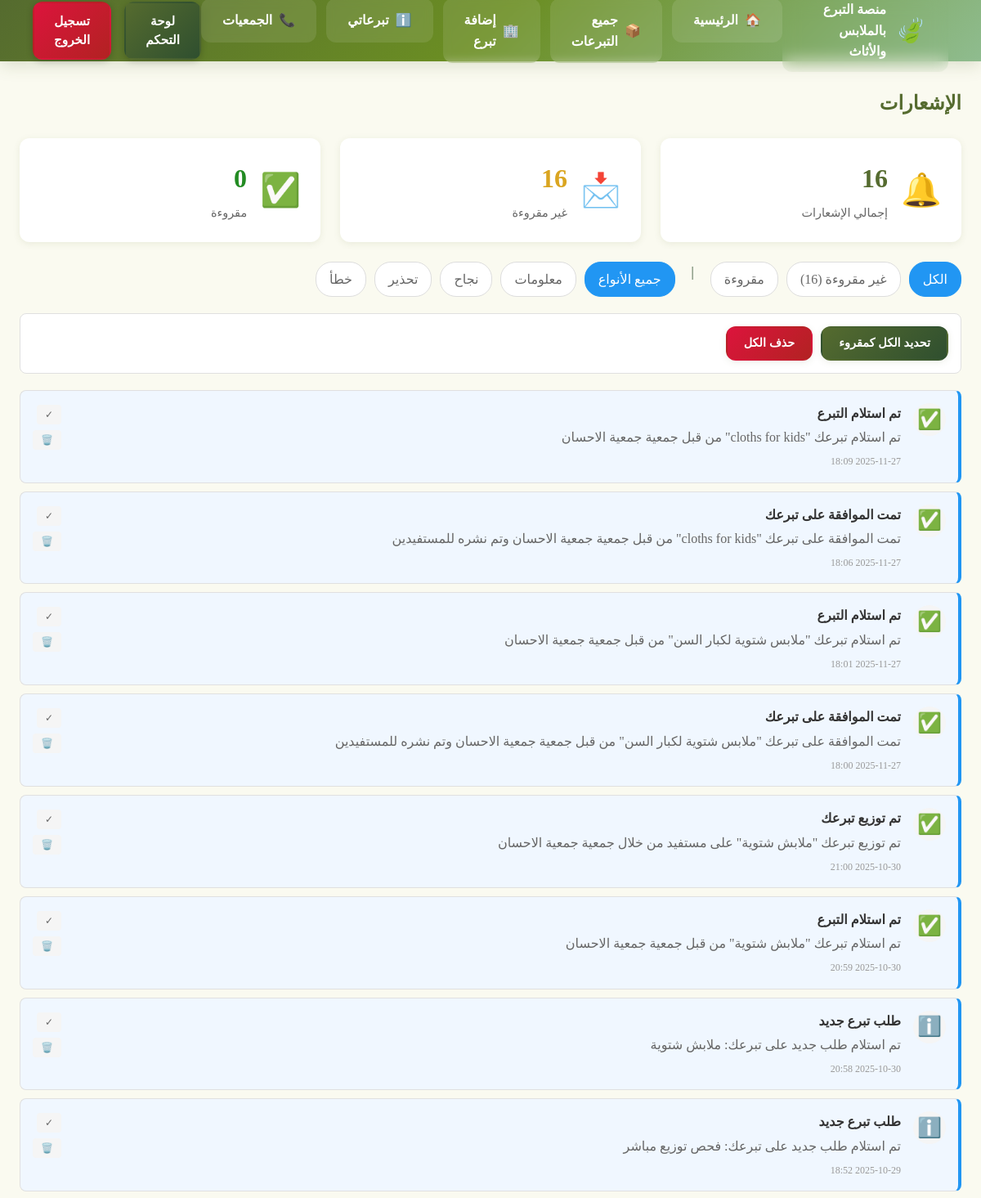
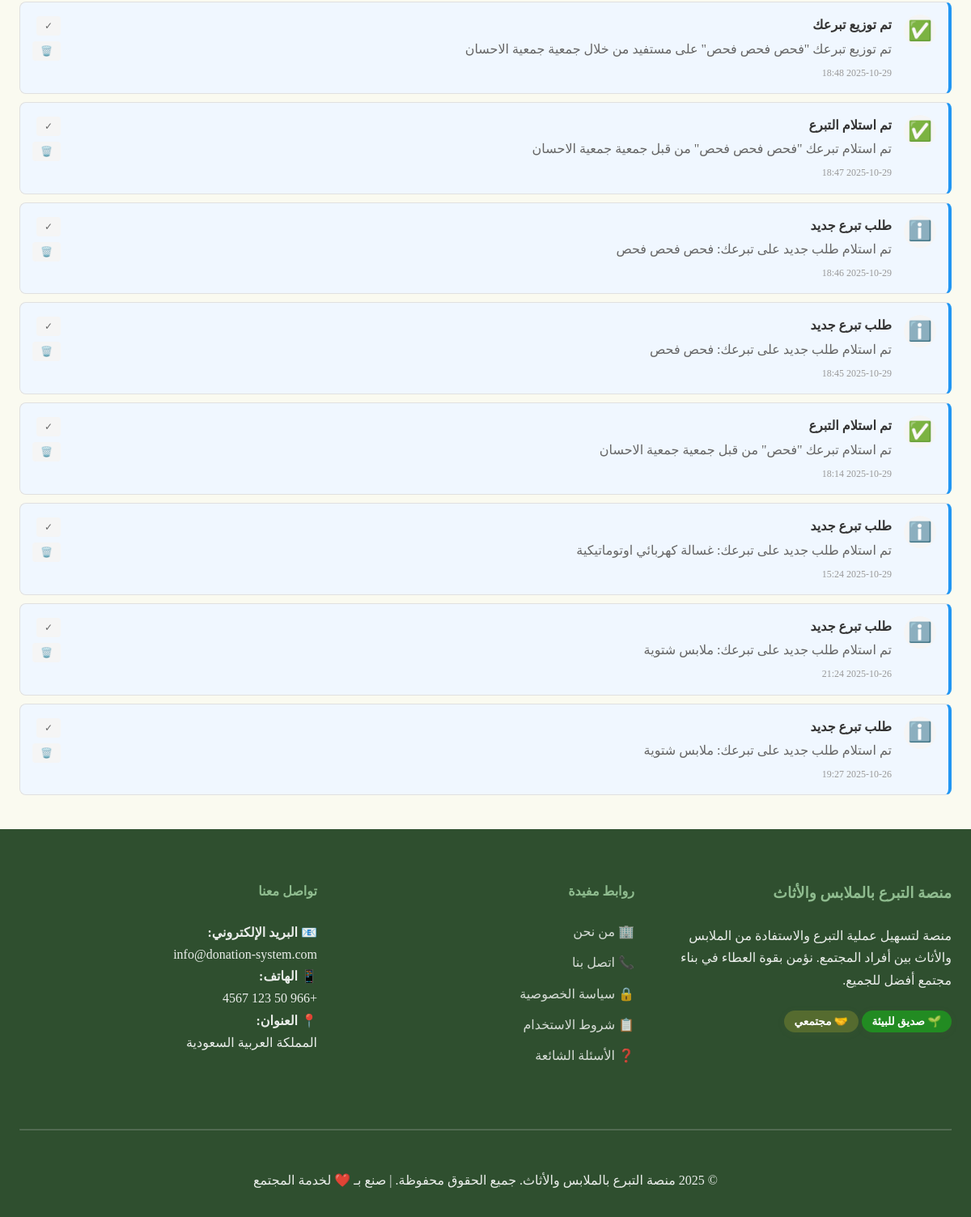
/notifications.php (signed in), run on the app's committed database (2 pictures, top to bottom).
### tables this page shows
CREATE TABLE `notifications` (
  `id` int NOT NULL,
  `user_id` int NOT NULL,
  `title` varchar(100) NOT NULL,
  `message` text NOT NULL,
  `type` enum('info','success','warning','error') DEFAULT 'info',
  `is_read` tinyint(1) DEFAULT '0',
  `created_at` timestamp NULL DEFAULT CURRENT_TIMESTAMP
);

### config.php (called while the page is built, shortened)
<?php
class Database {
    private static $instance = null;
    private $connection;
    private function __construct() {
        try {
            $dsn = "mysql:host=" . DB_HOST . ";dbname=" . DB_NAME . ";charset=" . DB_CHARSET;
            $this->connection = new PDO($dsn, DB_USER, DB_PASS, [
                PDO::ATTR_ERRMODE => PDO::ERRMODE_EXCEPTION,
                PDO::ATTR_DEFAULT_FETCH_MODE => PDO::FETCH_ASSOC,
                PDO::ATTR_EMULATE_PREPARES => false
            ]);
        } catch (PDOException $e) {
            die("فشل الاتصال بقاعدة البيانات: " . $e->getMessage());
        }
    }
    public static function getInstance() {
        if (self::$instance === null) {
            self::$instance = new self();
        }
        return self::$instance;
    }
    public function prepare($sql) {
        return $this->connection->prepare($sql);
    }
}
function escape($string) {
    return htmlspecialchars($string, ENT_QUOTES, 'UTF-8');
}
?>

### notifications.php (the view, shortened to what this page needs)
<?php
require_once 'config.php';
$db = Database::getInstance();
$userId = $_SESSION['user_id'];
$filter = isset($_GET['filter']) ? $_GET['filter'] : 'all';
$type = isset($_GET['type']) ? $_GET['type'] : 'all';
$sql = "SELECT * FROM notifications WHERE user_id = ?";
$params = [$userId];
$sql .= " ORDER BY created_at DESC";
$page = isset($_GET['page']) ? max(1, intval($_GET['page'])) : 1;
$perPage = 20;
$offset = ($page - 1) * $perPage;
$sql .= " LIMIT $perPage OFFSET $offset";
$stmt = $db->prepare($sql);
$stmt->execute($params);
$notifications = $stmt->fetchAll();
$statsStmt = $db->prepare("
    SELECT
        COUNT(*) as total,
        COUNT(CASE WHEN is_read = 0 THEN 1 END) as unread,
        COUNT(CASE WHEN is_read = 1 THEN 1 END) as `read`
    FROM notifications
    WHERE user_id = ?
");
$statsStmt->execute([$userId]);
$stats = $statsStmt->fetch();
?>
<?php require_once 'includes/header.php'; ?>
    <section style="padding: 2rem 0; min-height: 70vh;">
    <div class="container">
        <div class="page-header mb-4">
            <h1 style="color: var(--primary-color);">الإشعارات</h1>
        </div>
        <div class="stats-grid mb-4" style="display: grid; grid-template-columns: repeat(auto-fit, minmax(250px, 1fr)); gap: 1.5rem;">
            <div class="stat-card" style="background: white; padding: 1.5rem; border-radius: var(--radius); box-shadow: var(--shadow-sm); display: flex; align-items: center; gap: 1rem; transition: var(--transition);">
                <div class="stat-icon" style="font-size: 2.5rem;">🔔</div>
                <div class="stat-details">
                    <h3 style="font-size: 2rem; color: var(--primary-color); margin: 0;"><?php echo $stats['total']; ?></h3>
                    <p style="margin: 0.25rem 0 0 0; color: #666; font-size: 0.9rem;">إجمالي الإشعارات</p>
                </div>
            </div>
            <div class="stat-card" style="background: white; padding: 1.5rem; border-radius: var(--radius); box-shadow: var(--shadow-sm); display: flex; align-items: center; gap: 1rem; transition: var(--transition);">
                <div class="stat-icon" style="font-size: 2.5rem;">📩</div>
                <div class="stat-details">
                    <h3 style="font-size: 2rem; color: var(--warning-color); margin: 0;"><?php echo $stats['unread']; ?></h3>
                    <p style="margin: 0.25rem 0 0 0; color: #666; font-size: 0.9rem;">غير مقروءة</p>
                </div>
            </div>
            <div class="stat-card" style="background: white; padding: 1.5rem; border-radius: var(--radius); box-shadow: var(--shadow-sm); display: flex; align-items: center; gap: 1rem; transition: var(--transition);">
                <div class="stat-icon" style="font-size: 2.5rem;">✅</div>
                <div class="stat-details">
                    <h3 style="font-size: 2rem; color: var(--success-color); margin: 0;"><?php echo $stats['read']; ?></h3>
                    <p style="margin: 0.25rem 0 0 0; color: #666; font-size: 0.9rem;">مقروءة</p>
                </div>
            </div>
        </div>
        <div class="filters-tabs">
            <a href="?filter=all&type=<?php echo $type; ?>"
               class="filter-tab <?php echo $filter === 'all' ? 'active' : ''; ?>">
                الكل
            </a>
            <a href="?filter=unread&type=<?php echo $type; ?>"
               class="filter-tab <?php echo $filter === 'unread' ? 'active' : ''; ?>">
                غير مقروءة (<?php echo $stats['unread']; ?>)
            </a>
            <a href="?filter=read&type=<?php echo $type; ?>"
               class="filter-tab <?php echo $filter === 'read' ? 'active' : ''; ?>">
                مقروءة
            </a>
            <span style="margin: 0 10px;">|</span>
            <a href="?filter=<?php echo $filter; ?>&type=all"
               class="filter-tab <?php echo $type === 'all' ? 'active' : ''; ?>">
                جميع الأنواع
            </a>
            <a href="?filter=<?php echo $filter; ?>&type=info"
               class="filter-tab <?php echo $type === 'info' ? 'active' : ''; ?>">
                معلومات
            </a>
            <a href="?filter=<?php echo $filter; ?>&type=success"
               class="filter-tab <?php echo $type === 'success' ? 'active' : ''; ?>">
                نجاح
            </a>
            <a href="?filter=<?php echo $filter; ?>&type=warning"
               class="filter-tab <?php echo $type === 'warning' ? 'active' : ''; ?>">
                تحذير
            </a>
            <a href="?filter=<?php echo $filter; ?>&type=error"
               class="filter-tab <?php echo $type === 'error' ? 'active' : ''; ?>">
                خطأ
            </a>
        </div>
        <?php if (!empty($notifications)): ?>
        <div class="bulk-actions">
            <form method="POST" style="display: inline;">
                <button type="submit" name="mark_all_read" class="btn btn-sm btn-primary"
                        onclick="return confirm('تحديث جميع الإشعارات كمقروءة؟')">
                    تحديد الكل كمقروء
                </button>
            </form>
            <form method="POST" style="display: inline;">
                <button type="submit" name="delete_all" class="btn btn-sm btn-danger"
                        onclick="return confirm('هل أنت متأكد من حذف جميع الإشعارات؟')">
                    حذف الكل
                </button>
            </form>
        </div>
        <?php endif; ?>
        <?php if (empty($notifications)): ?>
            <div class="empty-state">
                <p>لا توجد إشعارات</p>
            </div>
        <?php else: ?>
            <div class="notifications-list">
                <?php foreach ($notifications as $notification): ?>
                <div class="notification-item <?php echo !$notification['is_read'] ? 'unread' : ''; ?>">
                    <div class="notification-icon">
                        <?php
                        $icons = [
                            'info' => 'ℹ️',
                            'success' => '✅',
                            'warning' => '⚠️',
                            'error' => '❌'
                        ];
                        echo $icons[$notification['type']] ?? '🔔';
                        ?>
                    </div>
                    <div class="notification-content">
                        <div class="notification-title"><?php echo escape($notification['title']); ?></div>
                        <div class="notification-message"><?php echo escape($notification['message']); ?></div>
                        <div class="notification-time">
                            <?php
                            $time = strtotime($notification['created_at']);
                            $diff = time() - $time;
                            if ($diff < 60) {
                                echo "منذ لحظات";
                            } elseif ($diff < 3600) {
                                echo "منذ " . floor($diff / 60) . " دقيقة";
                            } elseif ($diff < 86400) {
                                echo "منذ " . floor($diff / 3600) . " ساعة";
                            } else {
                                echo date('Y-m-d H:i', $time);
                            }
                            ?>
                        </div>
                    </div>
                    <div class="notification-actions">
                        <?php if (!$notification['is_read']): ?>
                        <form method="POST">
                            <button type="submit" name="mark_as_read" title="تحديد كمقروء">
                                ✓
                            </button>
                        </form>
                        <?php endif; ?>
                        <form method="POST">
                            <button type="submit" name="delete_notification"
                                    onclick="return confirm('حذف هذا الإشعار؟')" title="حذف">
                                🗑️
                            </button>
                        </form>
                    </div>
                </div>
                <?php endforeach; ?>
            </div>
        <?php endif; ?>
    </div>
    </section>
<?php require_once 'includes/footer.php'; ?>

### style.css (style rules this page uses)
:root { --primary-color: #556b2f; --secondary-color: #8fbc8f; --success-color: #228b22; --warning-color: #daa520; --danger-color: #dc143c; --info-color: #6b8e23; --light-color: #f5f5dc; --dark-color: #2f4f2f; --text-color: #2f4f2f; --border-color: #d3d3d3; --background-color: #fafaf0; --sidebar-width: 280px; --header-height: 75px; --transition: all 0.3s cubic-bezier(0.4, 0, 0.2, 1); --shadow-sm: 0 2px 8px rgba(85,107,47,0.1); --shadow-md: 0 4px 16px rgba(85,107,47,0.15); --shadow-lg: 0 8px 32px rgba(85,107,47,0.2); --radius: 12px; }
* { margin: 0; padding: 0; box-sizing: border-box; }
body { font-size: 16px; line-height: 1.6; color: var(--text-color); background-color: var(--background-color); direction: rtl; text-align: right; }
.container { width: 100%; max-width: 1400px; margin: 0 auto; padding: 0 1.5rem; }
.btn { display: inline-flex; align-items: center; justify-content: center; gap: 0.5rem; padding: 0.8rem 2rem; font-size: 1rem; font-weight: 600; text-align: center; text-decoration: none; border: 2px solid transparent; border-radius: var(--radius); cursor: pointer; transition: var(--transition); line-height: 1.5; box-shadow: var(--shadow-sm); }
.btn-primary { background: linear-gradient(135deg, var(--primary-color), var(--dark-color)); color: white; }
.btn-danger { background: linear-gradient(135deg, var(--danger-color), #b22222); color: white; }
.btn-sm { padding: 0.5rem 1.25rem; font-size: 0.9rem; }
.mb-4 { margin-bottom: 1.5rem; }

### notifications.php (style rules this page uses)
.notification-item { background: white; border: 1px solid #e0e0e0; border-radius: 8px; padding: 15px; margin-bottom: 10px; display: flex; align-items: flex-start; gap: 15px; transition: all 0.3s ease; }
.notification-item.unread { background: #f0f7ff; border-right: 4px solid #2196F3; }
.notification-icon { font-size: 24px; min-width: 40px; height: 40px; display: flex; align-items: center; justify-content: center; background: #f5f5f5; border-radius: 50%; }
.notification-content { flex: 1; }
.notification-title { font-weight: 600; margin-bottom: 5px; color: #333; }
.notification-message { color: #666; margin-bottom: 8px; line-height: 1.5; }
.notification-time { font-size: 12px; color: #999; }
.notification-actions { display: flex; gap: 5px; flex-direction: column; }
.notification-actions button { padding: 5px 10px; font-size: 12px; border: none; border-radius: 4px; cursor: pointer; background: #f5f5f5; color: #666; transition: all 0.2s; }
.filters-tabs { display: flex; gap: 10px; margin-bottom: 20px; flex-wrap: wrap; }
.filter-tab { padding: 8px 16px; border: 1px solid #ddd; border-radius: 20px; background: white; color: #666; text-decoration: none; transition: all 0.3s; }
.filter-tab.active { background: #2196F3; color: white; border-color: #2196F3; }
.bulk-actions { display: flex; gap: 10px; margin-bottom: 20px; padding: 15px; background: white; border-radius: 8px; border: 1px solid #e0e0e0; }

### data on the page
notifications: type "✅", title "تم استلام التبرع", message "تم استلام تبرعك \"cloths for kids\" من قبل جمعية جمعية الاحسان", created_at "2025-11-27 18:09"
notifications: type "✅", title "تمت الموافقة على تبرعك", message "تمت الموافقة على تبرعك \"cloths for kids\" من قبل جمعية جمعية الاحسان وتم نشره للمستفيدين", created_at "2025-11-27 18:06"
notifications: type "✅", title "تم استلام التبرع", message "تم استلام تبرعك \"ملابس شتوية لكبار السن\" من قبل جمعية جمعية الاحسان", created_at "2025-11-27 18:01"
notifications: type "✅", title "تمت الموافقة على تبرعك", message "تمت الموافقة على تبرعك \"ملابس شتوية لكبار السن\" من قبل جمعية جمعية الاحسان وتم نشره للمستفيدين", created_at "2025-11-27 18:00"
notifications: type "✅", title "تم توزيع تبرعك", message "تم توزيع تبرعك \"ملابش شتوية\" على مستفيد من خلال جمعية جمعية الاحسان", created_at "2025-10-30 21:00"
notifications: type "✅", title "تم استلام التبرع", message "تم استلام تبرعك \"ملابش شتوية\" من قبل جمعية جمعية الاحسان", created_at "2025-10-30 20:59"
notifications: type "ℹ️", title "طلب تبرع جديد", message "تم استلام طلب جديد على تبرعك: ملابش شتوية", created_at "2025-10-30 20:58"
notifications: type "ℹ️", title "طلب تبرع جديد", message "تم استلام طلب جديد على تبرعك: فحص توزيع مباشر", created_at "2025-10-29 18:52"
notifications: type "✅", title "تم توزيع تبرعك", message "تم توزيع تبرعك \"فحص فحص فحص\" على مستفيد من خلال جمعية جمعية الاحسان", created_at "2025-10-29 18:48"
notifications: type "✅", title "تم استلام التبرع", message "تم استلام تبرعك \"فحص فحص فحص\" من قبل جمعية جمعية الاحسان", created_at "2025-10-29 18:47"
notifications: type "ℹ️", title "طلب تبرع جديد", message "تم استلام طلب جديد على تبرعك: فحص فحص فحص", created_at "2025-10-29 18:46"
notifications: type "ℹ️", title "طلب تبرع جديد", message "تم استلام طلب جديد على تبرعك: فحص فحص", created_at "2025-10-29 18:45"
notifications: type "✅", title "تم استلام التبرع", message "تم استلام تبرعك \"فحص\" من قبل جمعية جمعية الاحسان", created_at "2025-10-29 18:14"
notifications: type "ℹ️", title "طلب تبرع جديد", message "تم استلام طلب جديد على تبرعك: غسالة كهربائي اوتوماتيكية", created_at "2025-10-29 15:24"
notifications: type "ℹ️", title "طلب تبرع جديد", message "تم استلام طلب جديد على تبرعك: ملابس شتوية", created_at "2025-10-26 21:24"
notifications: type "ℹ️", title "طلب تبرع جديد", message "تم استلام طلب جديد على تبرعك: ملابس شتوية", created_at "2025-10-26 19:27"

### other printed values
SITE_NAME "منصة التبرع بالملابس والأثاث"
$item['label'] "الرئيسية"
$item['label'] "جميع التبرعات"
$item['label'] "إضافة تبرع"
$item['label'] "تبرعاتي"
$item['label'] "الجمعيات"
$stats['total'] "16"
$stats['unread'] "16"
$stats['read'] "0"
